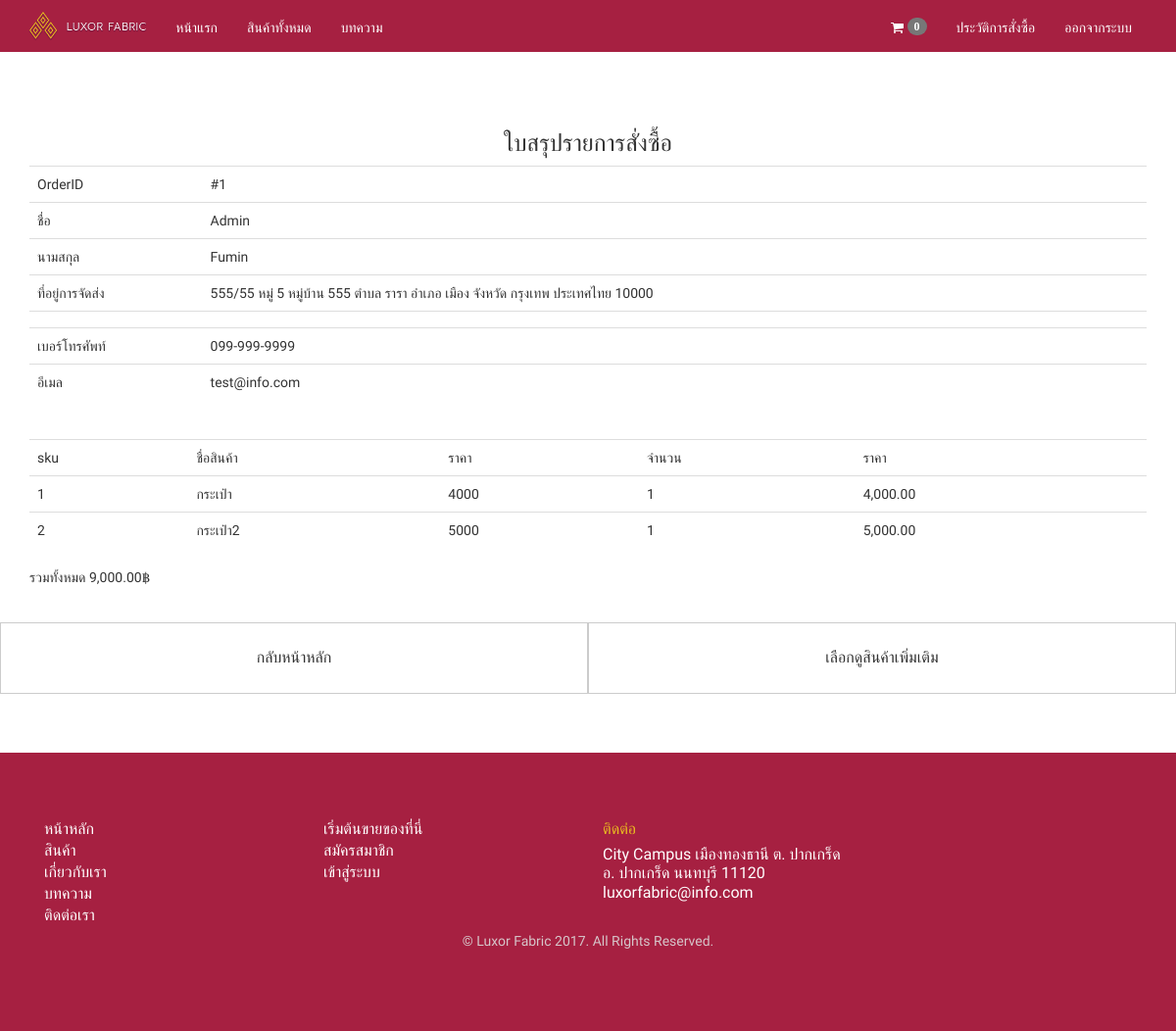
The page /detailHistory.php?id_order=1 (signed in) on the database its author committed.
### tables this page shows
CREATE TABLE `order_product` (
  `id_order` int(11) NOT NULL,
  `id_user` int(11) NOT NULL,
  `Date_order` date NOT NULL,
  `Tax` varchar(5) NOT NULL,
  `Name` varchar(100) NOT NULL,
  `LastName` varchar(100) NOT NULL,
  `Tel` varchar(30) NOT NULL,
  `Address` varchar(255) NOT NULL,
  `Zip` varchar(10) NOT NULL,
  `Send_email_order` varchar(100) NOT NULL,
  `Totalprice` int(11) NOT NULL
);

CREATE TABLE `orderproductdetail` (
  `id_orderDetail` int(11) NOT NULL,
  `id_order` int(11) NOT NULL,
  `id_product` int(11) NOT NULL,
  `namethumbProduct` int(11) NOT NULL,
  `qty` varchar(10) NOT NULL,
  `Price` varchar(100) NOT NULL
);

CREATE TABLE `product` (
  `id_product` int(11) NOT NULL,
  `NameProduct` varchar(300) NOT NULL,
  `Status` varchar(50) NOT NULL,
  `PriceProduct` varchar(10) NOT NULL,
  `discount` varchar(100) NOT NULL,
  `tax` varchar(3) NOT NULL,
  `date_input` date NOT NULL,
  `productDetail` varchar(255) NOT NULL,
  `textProductDetail` text NOT NULL,
  `id_type` int(11) NOT NULL,
  `id_store` int(11) NOT NULL
);

### detailHistory.php (the view, shortened to what this page needs)
<!DOCTYPE html>
<html lang="en">
  <head>
    <link rel="stylesheet" type="text/css" href="css/reset.css">
	<link rel="stylesheet" type="text/css" href="css/style.css">
	<link rel="stylesheet" type="text/css" href="css/footer.css">
	<link rel="stylesheet" type="text/css" href="css/font-awesome.min.css">
	<link rel="stylesheet" type="text/css" href="css/bootstrap.min.css">
	<link rel="stylesheet" type="text/css" href="css/style-mobi.css">
  	<link rel="stylesheet" type="text/css" href="css/media.css">
	<link rel="stylesheet" type="text/css" href="slick/slick.css"/>
	<link rel="stylesheet" type="text/css" href="slick/slick-theme.css"/>
  </head>
<body>
<?php
     include "header.php";
$strSQL = "SELECT * FROM `order_product` WHERE id_order = '".$_GET["id_order"]."' ";
$objQuery = mysqli_query($connect,$strSQL);
$objResult = $objResult = mysqli_fetch_array($objQuery,MYSQLI_ASSOC);
?>
<section id="fins">
  <div class="container" style="margin-bottom:3%;">
    <h3 class="text-center">ใบสรุปรายการสั่งซื้อ</h3>
<div class="table-responsive">
    <table class="table">
    <tr>
      <td>OrderID</td>
      <td>
	  #<?=$objResult["id_order"];?></td>
    </tr>
    <tr>
      <td >ชื่อ</td>
      <td >
	  <?=$objResult["Name"];?></td>
    </tr>
    <td >นามสกุล</td>
      <td >
    <?=$objResult["LastName"];?></td>
    <tr>
      <td>ที่อยู่การจัดส่ง</td>
      <td><?=$objResult["Address"]." ".$objResult["Zip"];?></td>
    </tr>
    <tr>
      <td></td>
    <td >
  </td>
    </tr>
    <tr>
      <td>เบอร์โทรศัพท์</td>
      <td><?=$objResult["Tel"];?></td>
    </tr>
    <tr>
      <td>อีเมล</td>
      <td><?=$objResult["Send_email_order"];?></td>
    </tr>
  </table>
</div>
  <br>
<div class="table-responsive">
    <table class="table">
  <tr>
    <td >sku</td>
    <td >ชื่อสินค้า</td>
    <td >ราคา</td>
    <td >จำนวน</td>
    <td >ราคา</td>
  </tr>
<?php
$SumTotal = 0;
$strSQL2 = "SELECT * FROM orderproductdetail WHERE id_order = '".$_GET["id_order"]."';";
$objQuery2 = mysqli_query($connect,$strSQL2);
while($objResult2 = mysqli_fetch_array($objQuery2,MYSQLI_ASSOC))
{
		$strSQL3 = "SELECT * FROM `product`
                INNER JOIN imgproductdetail ipd ON ipd.id_product = product.id_product
                WHERE product.id_product = '".$objResult2["id_product"]."' AND ipd.namethumbProduct = '".$objResult2["namethumbProduct"]."'";
		$objQuery3 = mysqli_query($connect,$strSQL3);
		$objResult3 = $objResult = mysqli_fetch_array($objQuery3,MYSQLI_ASSOC);
		$Total = $objResult2["qty"] * $objResult3["PriceProduct"];
		$SumTotal = $SumTotal + $Total;
	  ?>
	  <tr>
		<td><?=$objResult2["id_product"];?></td>
		<td><?=$objResult3["NameProduct"];?></td>
		<td><?=$objResult3["PriceProduct"];?></td>
		<td><?=$objResult2["qty"];?></td>
		<td><?=number_format($Total,2);?></td>
	  </tr>
	  <?php
 }
  ?>
</table>
</div>
รวมทั้งหมด <?php echo number_format($SumTotal,2);?>฿
 <br>
</div>
  <div class="row">
  <div class="col-md-12">
    <a class="btn btn-default col-xs-6 center-block noborder btn-next" href="./index.php">กลับหน้าหลัก</a>
    <a class="btn btn-default col-xs-6 center-block noborder btn-next" href="./Listproduct.php">เลือกดูสินค้าเพิ่มเติม</a>
  </div>
  </div>
</section>
<?php include 'footer.php' ?>
</body>
</html>

### css/style.css (style rules this page uses)
body { font-family: 'Roboto', sans-serif; }

### css/style-mobi.css (style rules this page uses)
.noborder { border-radius: 0!important; }
html , body { font-family: 'Kanit', sans-serif;background-color: white; overflow-x:hidden }
.btn-next { padding: 2%; font-size: 16px; }

### detailHistory.php (style rules this page uses)
section#fins { margin: 5% 0; }

### rows shown on the page
order_product: id_order "1", Name "Admin", LastName "Fumin", Address "555/55 หมู่ 5 หมู่บ้าน 555 ตำบล รารา อำเภอ เมือง จังหวัด กรุงเทพ ประเทศไทย", Zip "10000", Tel "099-999-9999", Send_email_order "test@info.com"
orderproductdetail: id_product "1", id_product.NameProduct "กระเป๋า", id_product.PriceProduct "4000", qty "1", qty.PriceProduct "4,000.00"
orderproductdetail: id_product "2", id_product.NameProduct "กระเป๋า2", id_product.PriceProduct "5000", qty "1", qty.PriceProduct "5,000.00"

### other values the page prints
$SumTotal "9,000.00"
